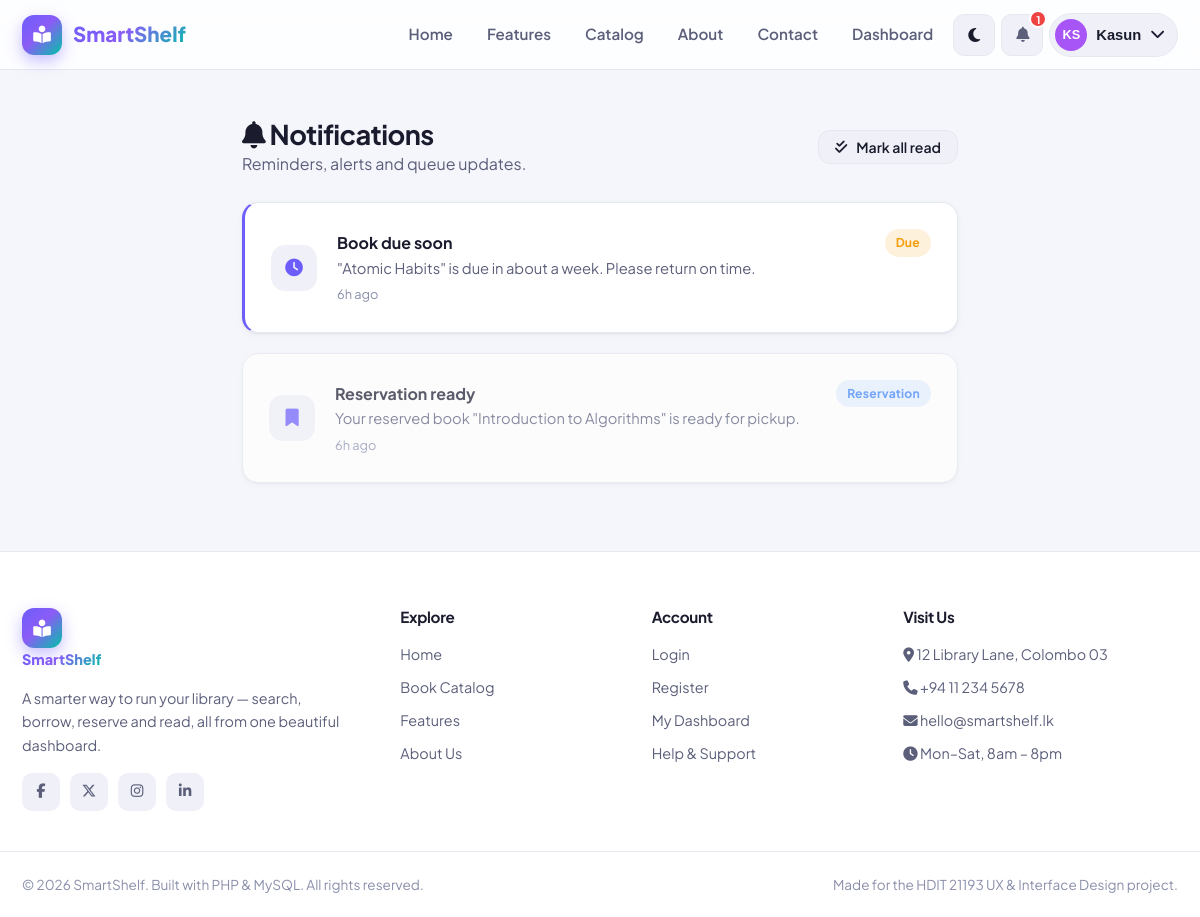
/notifications.php (signed in), run on the app's committed database.
### tables this page shows
CREATE TABLE `notifications` (
  `notification_id` INT(11) NOT NULL AUTO_INCREMENT,
  `user_id`         INT(11) NOT NULL,
  `title`           VARCHAR(150) NOT NULL,
  `message`         VARCHAR(255) NOT NULL,
  `type`            ENUM('info','due','overdue','reservation','fine','system') NOT NULL DEFAULT 'info',
  `is_read`         TINYINT(1) NOT NULL DEFAULT 0,
  `created_at`      TIMESTAMP NOT NULL DEFAULT CURRENT_TIMESTAMP,
  PRIMARY KEY (`notification_id`),
  KEY `user_id` (`user_id`),
  CONSTRAINT `fk_notif_user` FOREIGN KEY (`user_id`) REFERENCES `users` (`user_id`) ON DELETE CASCADE
);

### functions.php (called while the page is built, shortened)
<?php
require_once __DIR__ . '/config.php';
function e($value)
{
    return htmlspecialchars($value ?? '', ENT_QUOTES, 'UTF-8');
}
function db_select($sql, $types = '', $params = [])
{
    global $conn;
    $stmt = $conn->prepare($sql);
    if ($types) {
        $stmt->bind_param($types, ...$params);
    }
    $stmt->execute();
    $result = $stmt->get_result();
    $rows = $result ? $result->fetch_all(MYSQLI_ASSOC) : [];
    return $rows;
}
function time_ago($datetime)
{
    $diff = time() - strtotime($datetime);
    if ($diff < 86400)    return floor($diff / 3600) . 'h ago';
    return date('d M Y', strtotime($datetime));
}

### notifications.php (the view, shortened to what this page needs)
<?php
require_once __DIR__ . '/includes/functions.php';
$userId = $_SESSION['user_id'];
$notifs = db_select(
    "SELECT * FROM notifications WHERE user_id = ? ORDER BY created_at DESC",
    'i', [$userId]
);
$styles = [
    'due'         => ['fa-clock', 'badge-amber'],
    'overdue'     => ['fa-triangle-exclamation', 'badge-red'],
    'reservation' => ['fa-bookmark', 'badge-blue'],
    'fine'        => ['fa-coins', 'badge-red'],
    'system'      => ['fa-gear', 'badge-brand'],
    'info'        => ['fa-circle-info', 'badge-gray'],
];
require_once __DIR__ . '/includes/header.php';
?>
<section class="section-sm">
    <div class="container" style="max-width:760px">
        <div class="dash-header">
            <div><h1><i class="fa-solid fa-bell"></i> Notifications</h1><p class="text-soft">Reminders, alerts and queue updates.</p></div>
            <?php if ($notifs): ?>
                <form method="post"><?= csrf_field() ?><button class="btn btn-ghost btn-sm"><i class="fa-solid fa-check-double"></i> Mark all read</button></form>
            <?php endif; ?>
        </div>
        <?php if ($notifs): ?>
            <?php foreach ($notifs as $n):
                $st = $styles[$n['type']] ?? $styles['info']; ?>
                <div class="card card-pad mb-2 flex items-center gap-2" style="<?= $n['is_read'] ? 'opacity:.7' : 'border-left:3px solid var(--brand)' ?>">
                    <div class="stat-ico" style="width:46px;height:46px;font-size:1.1rem;background:var(--surface-2);color:var(--brand)"><i class="fa-solid <?= $st[0] ?>"></i></div>
                    <div style="flex:1">
                        <div class="flex between items-center wrap gap-1">
                            <strong><?= e($n['title']) ?></strong>
                            <span class="badge <?= $st[1] ?>"><?= e(ucfirst($n['type'])) ?></span>
                        </div>
                        <p class="text-soft" style="font-size:.92rem"><?= e($n['message']) ?></p>
                        <span class="text-mute" style="font-size:.8rem"><?= time_ago($n['created_at']) ?></span>
                    </div>
                </div>
            <?php endforeach; ?>
        <?php else: ?>
            <div class="empty-state"><i class="fa-solid fa-bell-slash"></i><h3>No notifications</h3><p>You're all caught up!</p></div>
        <?php endif; ?>
    </div>
</section>
<?php require_once __DIR__ . '/includes/footer.php'; ?>

### style.css (style rules this page uses)
:root { --brand: #6d5efc; --brand-2: #00c2a8; --brand-grad: linear-gradient(135deg, #6d5efc 0%, #8b5cf6 45%, #00c2a8 100%); --brand-soft: rgba(109, 94, 252, 0.12); --bg: #f5f6fb; --surface: #ffffff; --surface-2: #f0f1f8; --border: #e6e8f0; --text: #1a1c2e; --text-soft: #5b5f7a; --text-mute: #8a8fab; --green: #10b981; --green-soft: rgba(16, 185, 129, 0.13); --amber: #f59e0b; --amber-soft: rgba(245, 158, 11, 0.14); --red: #ef4444; --red-soft: rgba(239, 68, 68, 0.13); --blue: #3b82f6; --blue-soft: rgba(59, 130, 246, 0.13); --radius: 16px; --radius-sm: 10px; --radius-lg: 24px; --shadow-sm: 0 1px 2px rgba(20, 22, 50, 0.06), 0 2px 8px rgba(20, 22, 50, 0.04); --shadow: 0 4px 14px rgba(20, 22, 50, 0.08); --shadow-lg: 0 18px 48px rgba(20, 22, 50, 0.16); --nav-h: 70px; --maxw: 1200px; --font: 'Plus Jakarta Sans', 'Inter', system-ui, sans-serif; --transition: 0.25s cubic-bezier(0.4, 0, 0.2, 1); }
*, *::before, *::after { box-sizing: border-box; margin: 0; padding: 0; }
html { scroll-behavior: smooth; }
body { font-family: var(--font); background: var(--bg); color: var(--text); line-height: 1.6; -webkit-font-smoothing: antialiased; transition: background var(--transition), color var(--transition); min-height: 100vh; display: flex; flex-direction: column; }
h1, h2, h3, h4 { line-height: 1.2; font-weight: 700; letter-spacing: -0.02em; }
.container { max-width: var(--maxw); margin: 0 auto; padding: 0 22px; }
.section-sm { padding: 48px 0; }
.btn { display: inline-flex; align-items: center; justify-content: center; gap: 9px; padding: 12px 22px; border-radius: 12px; font-family: var(--font); font-weight: 600; font-size: 0.95rem; cursor: pointer; border: 1px solid transparent; transition: var(--transition); white-space: nowrap; line-height: 1; }
.btn-sm { padding: 9px 16px; font-size: 0.88rem; }
.btn-ghost { background: var(--surface-2); color: var(--text); border-color: var(--border); }
.card { background: var(--surface); border: 1px solid var(--border); border-radius: var(--radius); box-shadow: var(--shadow-sm); transition: var(--transition); }
.card-pad { padding: 26px; }
.badge { display: inline-flex; align-items: center; gap: 5px; padding: 4px 11px; border-radius: 999px; font-size: 0.76rem; font-weight: 700; letter-spacing: 0.02em; }
.badge-amber { background: var(--amber-soft); color: var(--amber); }
.badge-blue { background: var(--blue-soft); color: var(--blue); }
.dash-header { display: flex; align-items: center; justify-content: space-between; flex-wrap: wrap; gap: 16px; margin-bottom: 26px; }
.dash-header h1 { font-size: 1.7rem; }
.dash-header p { color: var(--text-soft); }
.stat-ico { width: 54px; height: 54px; border-radius: 14px; display: grid; place-items: center; font-size: 1.4rem; color: #fff; flex-shrink: 0; }
.text-soft { color: var(--text-soft); }
.text-mute { color: var(--text-mute); }
.mb-2 { margin-bottom: 20px; }
.flex { display: flex; }
.between { justify-content: space-between; }
.items-center { align-items: center; }
.gap-1 { gap: 10px; }
.gap-2 { gap: 20px; }
.wrap { flex-wrap: wrap; }

### data on the page
notifications: title "Book due soon", type "Due", message "\"Atomic Habits\" is due in about a week. Please return on time.", created_at "6h ago"
notifications: title "Reservation ready", type "Reservation", message "Your reserved book \"Introduction to Algorithms\" is ready for pickup.", created_at "6h ago"

### other printed values
SITE_NAME "SmartShelf"
$notifCount "1"
initials($_SESSION['fullname']) "KS"
explode(' ', $_SESSION['fullname'])[0] "Kasun"
